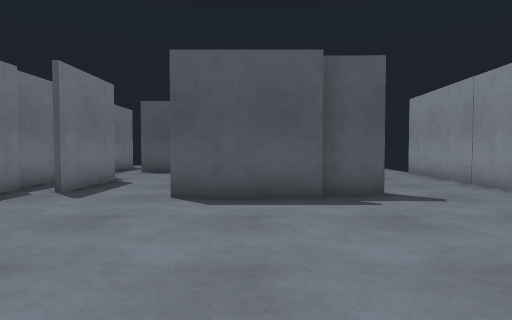
[1] (above)

21 first-person views from a walk through a Gazebo world. The camera is 0.94 m above the floor, tilts 2° down and sees 75° across. The floor is counted in squares, 1 m on a side. Each view is taken from the middle of a square. On the plan, view 1 faces up. The plan holds only what a view shows up to about 12 squares ahead; the rest is blank.

[2]
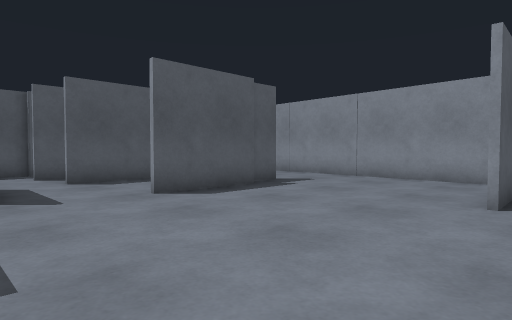

[3]
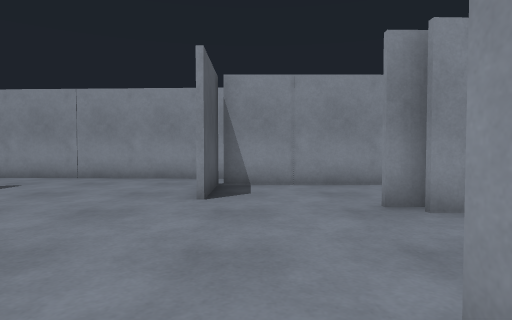

[4]
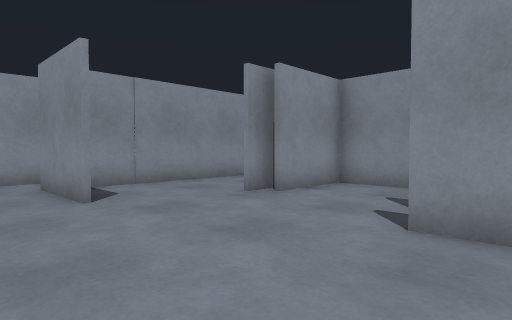

[5]
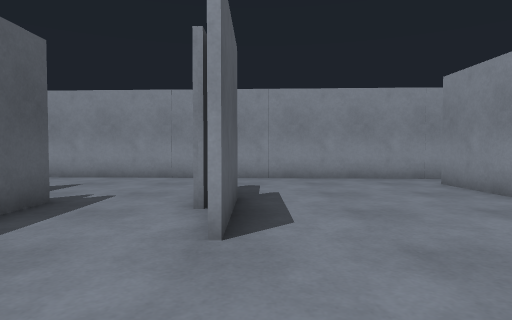

[6]
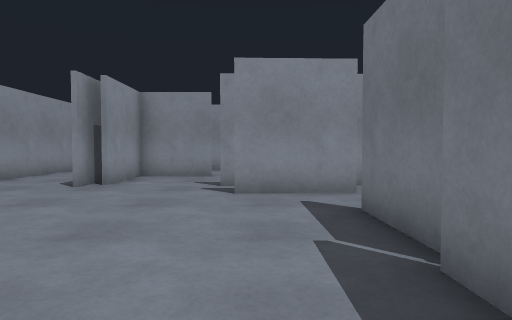

[7]
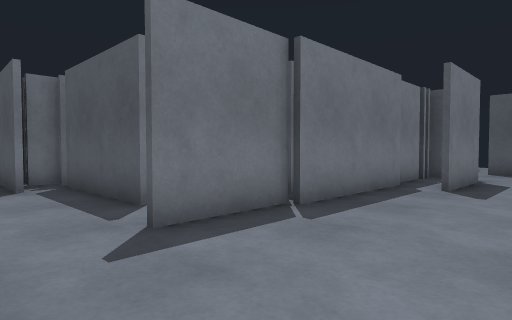

[8]
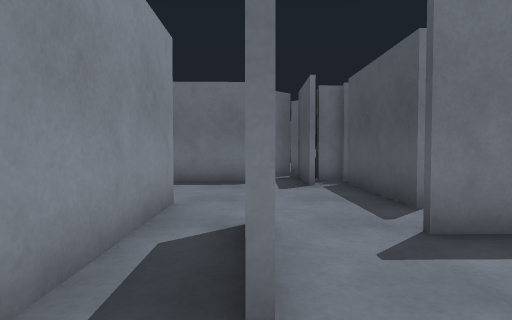

[9]
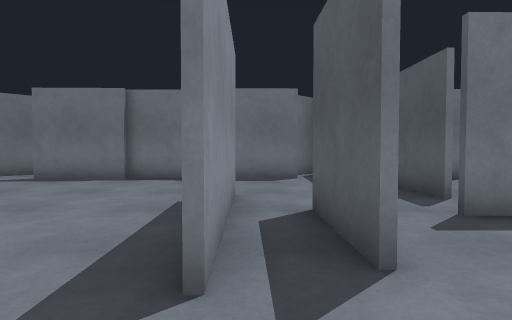

[10]
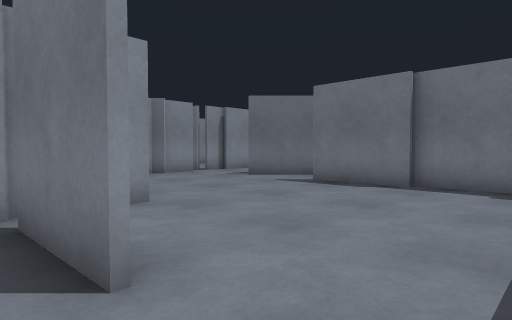

[11]
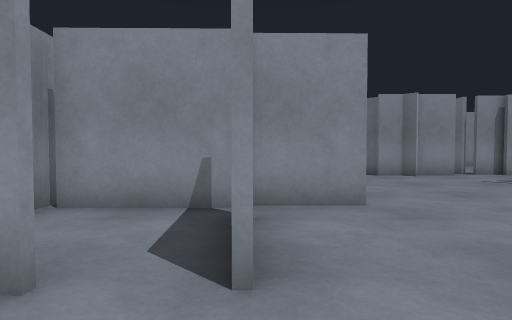

[12]
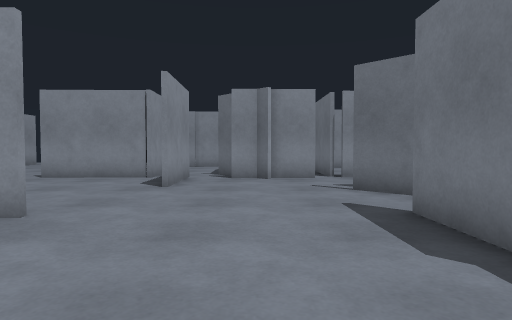

[13]
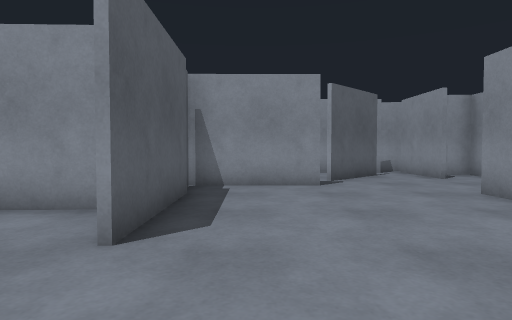

[14]
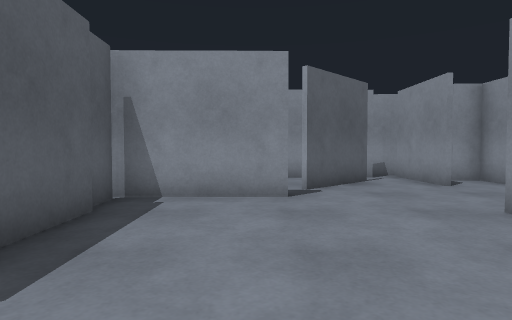

[15]
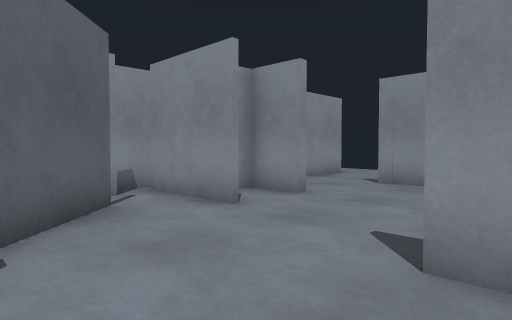

[16]
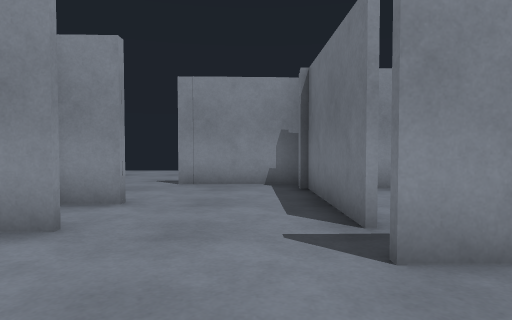

[17]
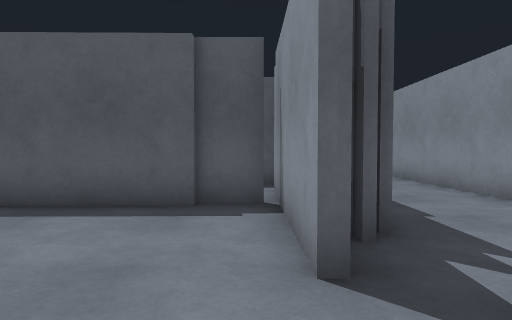

[18]
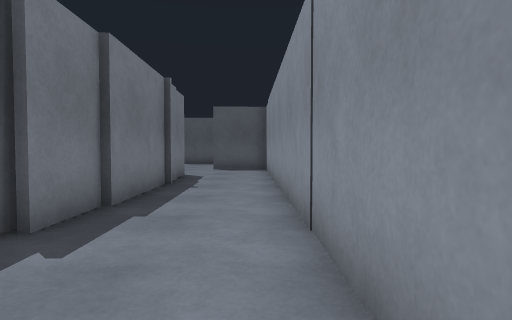

[19]
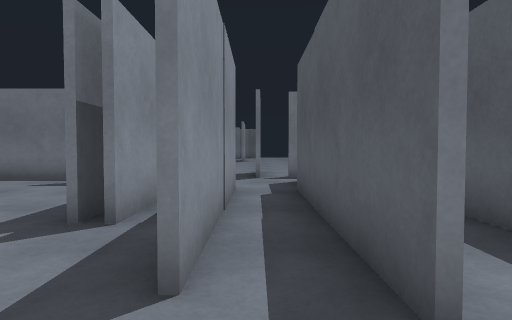

[20]
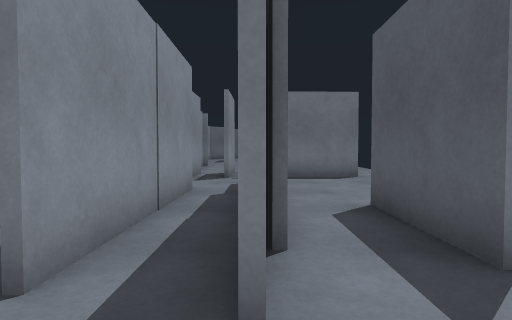

[21]
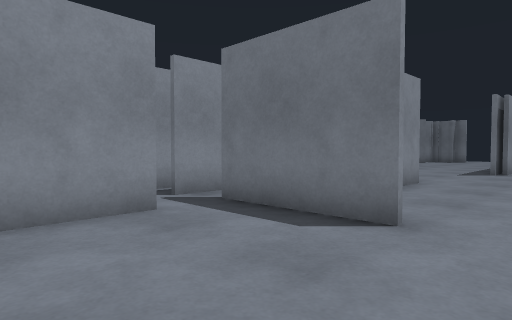

### Floor plan
Points are (right, up) in squares from view 1. A wall is a line through its corners. A room is listed if a view was taken in it or the views show most of it. See-through windows are left out.
Room 1 (views 1, 2, 3, 4, 5, 6, 7, 8, 9, 10, 19)
walls: (1.4, 6.3) (-1.7, 6.3); (1, 1.1) (3.8, 1.1) (1.1, 1); (2.7, 6.7) (0.1, 6.8); (0.9, 9.6) (-2.4, 9.6); (-5.7, 3.5) (-5.6, 0.9); (3.5, -1.1) (3.5, 0.8); (5.2, 0.2) (5.8, 12.8); (-5.4, 7.8) (-5.4, 3.4); (-4.3, 9.9) (-4.2, 7); (3.6, -2.4) (3.6, -0.9); (0.3, -3.4) (0.3, -2.1); (-6.2, -1) (-3.5, -0.9); (-1.4, -5.1) (-0.2, -5.1) (-0.2, -2.5); (3.4, 12.9) (2.4, 12.9)
ways out: opening at (-6, 0) to room 2; opening at (-1.2, -3.4) to room 2; opening at (4.5, 13) to room 3; opening at (-5, 8.5) to room 4; opening at (-3, 10) to room 4; opening at (2, 12) to room 4
Room 2 (views 11, 12, 13, 14, 15, 16, 17, 18)
walls: (-3.9, -7.6) (-4, -6); (-5.9, -8.5) (-3.7, -8.4); (-1.9, -8.6) (-5.9, -8.6); (-0.7, -8.3) (-2.1, -8.4); (-0.6, -11.7) (-0.6, -7.9); (0.6, -8.6) (0.6, -10.4); (-5.7, -14.7) (-2.1, -14.7); (-2.6, -5.1) (-1.4, -5.1); (-6.8, -15) (-6.9, -12); (-2.3, -15.8) (-2.2, -19.8); (-9.4, -14.1) (-9, -14.5) (-8.2, -14.5); (1.2, -15.7) (2.4, -15.7); (2.6, -14.2) (0.5, -12.1); (0.7, -3.7) (0.8, -8.6); (-10.9, -14.5) (-9.4, -14.5); (-11.3, -6) (-11.3, -9); (-7.8, -2.4) (-3, -2.3); (3.6, -14.8) (3.6, -2.4); (-3.5, -1) (-6.2, -1.1); (0.5, -2.1) (0.5, -3.3); (1.2, -17.6) (2.7, -17.5) (2.7, -16.6); (-11.6, -4.1) (-11.6, -6.2); (-2, -19.7) (-2, -20.4); (-2.2, -20.8) (1.1, -20.7); (-7.2, 1.5) (-11.1, 1.5); (-11.4, -0.6) (-11.4, -3.3); (-10.5, 0.4) (-13.2, 0.4); (-11.9, 1.6) (-11.9, 0.7)
ways out: opening at (-6, 0) to room 1; opening at (-1.2, -3.4) to room 1; opening at (-3, -5) to room 5; opening at (2, -15) to room 6; opening at (3, -13.5) to room 6; opening at (-11.2, -11.5); opening at (2.5, -21)
Room 3 (views 20, 21)
walls: (2.5, 14.9) (-0.6, 14.9); (-4.6, 13.3) (-2.5, 13.3); (-6, 16.4) (-6, 13)
ways out: opening at (4.5, 13) to room 1; opening at (-5, 13) to room 4; opening at (-6, 17.5)
Room 4 (no view inside)
walls: (-2.7, 11.5) (3, 11.5); (-1.9, 11.4) (-2.7, 11.4); (-0.9, 10.3) (1, 10.3); (-5.2, 10.6) (-5.7, 10.6); (-2.5, 13.2) (-4.6, 13.2); (-5.8, 9.8) (-5.7, 7.9); (2.4, 12.9) (-2.6, 12.9)
ways out: opening at (-5, 8.5) to room 1; opening at (-3, 10) to room 1; opening at (2, 12) to room 1; opening at (-5, 13) to room 3; gap at (-6, 13)
Room 5 (no view inside)
walls: (-3.8, -5.1) (-3.8, -7.7); (-0.6, -7.9) (-0.6, -6.2); (-3.9, -8.3) (-0.9, -8.2)
ways out: opening at (-3, -5) to room 2
Room 6 (no view inside)
walls: (2.4, -15.7) (4.1, -15.6); (4.4, -15.9) (4.5, -14.9)
ways out: opening at (2, -15) to room 2; opening at (3, -13.5) to room 2

Where each view was taken, in squares from view 1:
view 1: 0 up, 0 right, facing up
view 2: 0 up, 5 left, facing up-right
view 3: 0 up, 5 left, facing right
view 4: 3 up, 5 left, facing down-right
view 5: 6 up, 5 left, facing right
view 6: 6 up, 4 left, facing down
view 7: 1 down, 2 left, facing up-left
view 8: 1 down, 2 left, facing left
view 9: 2 down, 1 left, facing left
view 10: 3 down, 3 left, facing down-left
view 11: 3 down, 4 left, facing down
view 12: 4 down, 9 left, facing down
view 13: 10 down, 9 left, facing right
view 14: 11 down, 7 left, facing right
view 15: 12 down, 3 left, facing down-right
view 16: 12 down, 1 left, facing down
view 17: 14 down, 1 left, facing up
view 18: 14 down, 3 right, facing up
view 19: 12 up, 5 right, facing left
view 20: 13 up, 5 right, facing left
view 21: 18 up, 2 left, facing down-left
